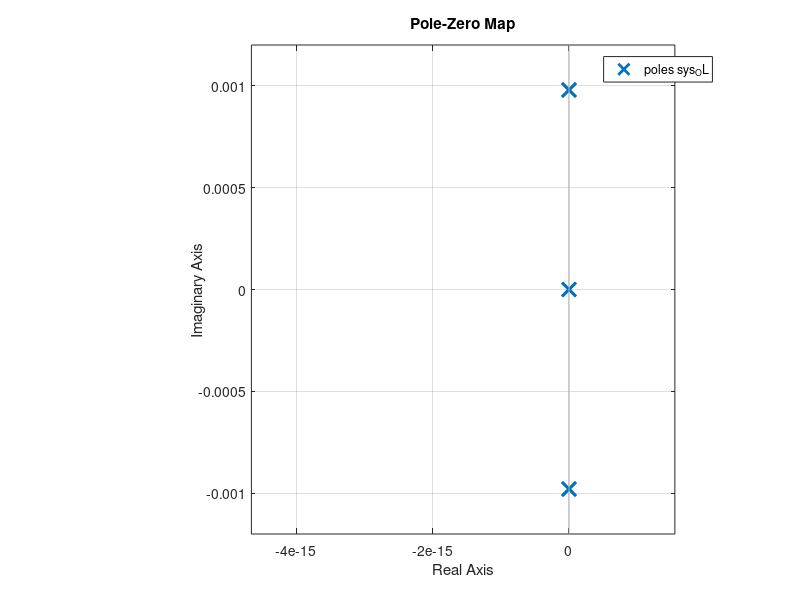

Write MATLAB code to recreate this figure. (Note: this script raises an error after producing the figure.)
%% Housekeeping
close all
clear
clc

%% Constants
n = sqrt(298600/(6778^3)); %Mean motion [1/s]

%% State Space Model
A = [0,0,0,1,0,0;
     0,0,0,0,1,0;
     0,0,0,0,0,1;
     3*n^2,0,0,0,2*n,0;
     0,0,0,-2*n,0,0;
     0,0,-(n^2),0,0,0];
B = [0,0,0;
     0,0,0;
     0,0,0;
     1,0,0;
     0,1,0;
     0,0,1];
C = [1,0,0,0,0,0;
     0,1,0,0,0,0;
     0,0,1,0,0,0];
D = zeros(3,3);

sys_OL = ss(A,B,C,D);
pzmap(sys_OL);
e_OL = eig(A);
%% Reachability and Observability
P = ctrb(A,B);
O = obsv(A,C);
fprintf("Rank of controllability matrix = %d\n",rank(P));
fprintf("Rank of observability matrix = %d\n", rank(O));

%% Generating r(t) for different mission scenarios 
dt = 0.01;
t = 0:dt:60;
rmag = 1;
x0 = [0 -10 0 0 0 0]';
[r_step,r_zero,r_piece,r_MO1,r_MO2,r_MO3,t_r_MO3,r_MO3_zeros,r_y_neg_10] = r_t_generator(rmag,t,dt,x0);
% plot(t,r_MO2)

%% Open Loop
[OL_poles,y1] = OL_Response(A,sys_OL,r_step,r_zero,r_piece,r_MO1,r_MO2,r_MO3,r_MO3_zeros,t_r_MO3,t,x0);

%% Closed Loop Reference Tracking Feedback Control
% Setting CL poles
% CL_poles = [-1 -2 -3 -4 -5 -6];
CL_poles = [-0.5 -1 -2 -5 -6 -10];

% Feedback control for r(t) = [step step step]
r = [r_step r_step+r_y_neg_10 r_step];
CL_Ref_Track_Cont(A,B,C,D,CL_poles,t,r,x0);

% Feedback control for r(t) = [step 0 0]
r = [r_step r_zero+r_y_neg_10 r_zero];
CL_Ref_Track_Cont(A,B,C,D,CL_poles,t,r,x0);

% Feedback control for r(t) = [0 step 0]
r = [r_zero r_step+r_y_neg_10 r_zero];
CL_Ref_Track_Cont(A,B,C,D,CL_poles,t,r,x0);

% Feedback control for r(t) = [0 0 step]
r = [r_zero r_zero+r_y_neg_10 r_step];
CL_Ref_Track_Cont(A,B,C,D,CL_poles,t,r,x0);

% Feedback control for MO1, r(t) = [r_MO1 0 0]
r = [r_MO1 r_zero+r_y_neg_10 r_zero];
CL_Ref_Track_Cont(A,B,C,D,CL_poles,t,r,x0);

% Feedback control for MO1, r(t) = [0 r_MO2 0]
r = [r_zero r_MO2 r_zero];
CL_Ref_Track_Cont(A,B,C,D,CL_poles,t,r,x0); %___Need to change ramp to work with IC____

% Feedback control for MO1, r(t) = [r_MO1 0 0]
r = [r_MO3_zeros r_MO3_zeros+r_y_neg_10(1:length(r_MO3_zeros),:) r_MO3];
CL_Ref_Track_Cont(A,B,C,D,CL_poles,t_r_MO3,r,x0);

% Does no coupling n states make sense? Ask Reade and Conner 
%% Closed Loop
P_CL = [-1,-2,-3,-4,-5,-6];
K = place(A,B,P_CL);

F = eye(3);

%% Luenberger observer
P_L = [-1, -2, -3, -4, -5, -6];
L = place(A', C', P_L)';

A_cl_aug = [(A-B*K), B*K; zeros(6), (A-L*C)];
B_cl_aug = [B*F;zeros(6,3)];
C_cl_aug = [C, zeros(3,6)];
D_cl_aug = 0;

sys_CL_OBS = ss(A_cl_aug, B_cl_aug, C_cl_aug, D_cl_aug);

% Simulate with zero initial error

% Simulate with non-zero initial error